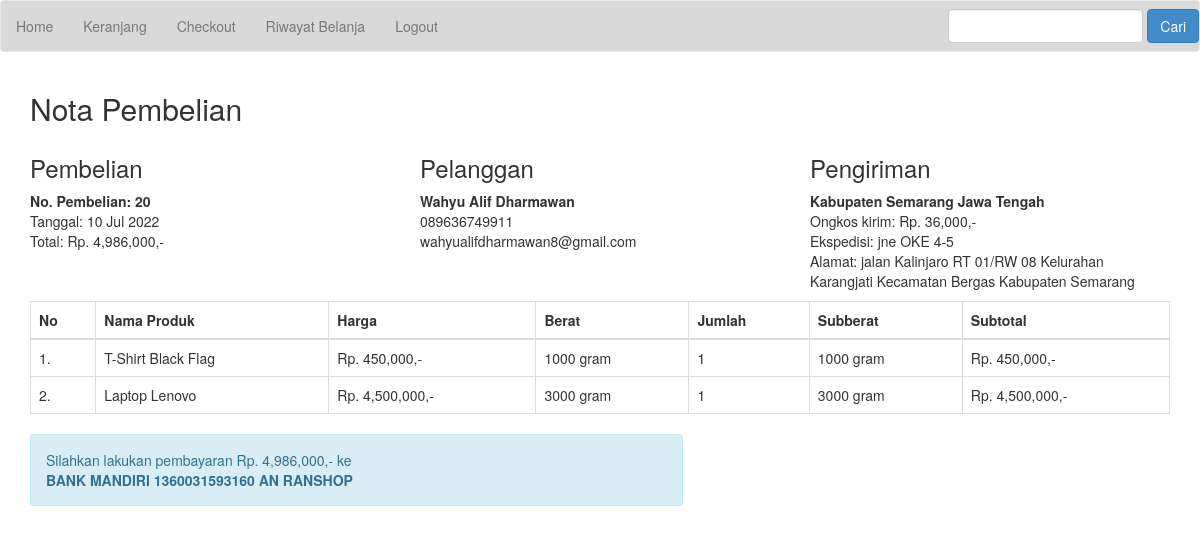
Screenshot of /nota.php?id=20 (signed in) with the database file from the repository.
### tables this page shows
CREATE TABLE `pembelian` (
  `id_pembelian` int(11) NOT NULL,
  `id_pelanggan` int(11) NOT NULL,
  `tanggal_pembelian` date NOT NULL,
  `total_pembelian` int(11) NOT NULL,
  `alamat_pengiriman` text NOT NULL,
  `status_pembelian` varchar(100) NOT NULL DEFAULT 'pending',
  `resi_pengiriman` varchar(50) NOT NULL,
  `totalberat` int(11) NOT NULL,
  `provinsi` varchar(255) NOT NULL,
  `distrik` varchar(255) NOT NULL,
  `tipe` varchar(255) NOT NULL,
  `kodepos` varchar(255) NOT NULL,
  `ekspedisi` varchar(255) NOT NULL,
  `paket` varchar(255) NOT NULL,
  `ongkir` int(11) NOT NULL,
  `estimasi` varchar(255) NOT NULL
);

CREATE TABLE `pelanggan` (
  `id_pelanggan` int(11) NOT NULL,
  `email_pelanggan` varchar(100) NOT NULL,
  `password_pelanggan` varchar(50) NOT NULL,
  `nama_pelanggan` varchar(100) NOT NULL,
  `telepon_pelanggan` varchar(100) NOT NULL,
  `alamat_pelanggan` text NOT NULL
);

CREATE TABLE `pembelian_produk` (
  `id_pembelian_produk` int(11) NOT NULL,
  `id_pembelian` int(11) NOT NULL,
  `id_produk` int(11) NOT NULL,
  `jumlah` int(11) NOT NULL,
  `nama` varchar(100) NOT NULL,
  `harga` int(11) NOT NULL,
  `berat` int(11) NOT NULL,
  `subberat` int(11) NOT NULL,
  `subharga` int(11) NOT NULL
);

### nota.php (the view, shortened to what this page needs)
<?php
include 'koneksi.php';
$ambil = $koneksi->query("SELECT * FROM pembelian JOIN pelanggan ON pembelian.id_pelanggan = pelanggan.id_pelanggan WHERE pembelian.id_pembelian = '$_GET[id]'");
$detail = $ambil->fetch_assoc();
?>
<!DOCTYPE html>
<html lang="en">
<head>
  <link rel="stylesheet" href="admin/assets/css/bootstrap.css">
</head>
<body>
<?php include 'templates/navbar.php'; ?>
<section class="content">
  <div class="container">
    <h2>Nota Pembelian</h2>
    <div class="row" style="margin-bottom: 10px;">
      <div class="col-md-4">
        <h3>Pembelian</h3>
        <strong>No. Pembelian: <?= $detail['id_pembelian']; ?></strong><br>
        Tanggal: <?= date("d M Y", strtotime($detail['tanggal_pembelian'])); ?><br>
        Total: Rp. <?= number_format($detail['total_pembelian']); ?>,-
      </div>
      <div class="col-md-4">
        <h3>Pelanggan</h3>
        <strong><?= $detail["nama_pelanggan"]; ?></strong><br>
        <p>
          <?= $detail["telepon_pelanggan"]; ?><br>
          <?= $detail["email_pelanggan"]; ?>
        </p>
      </div>
      <div class="col-md-4">
        <h3>Pengiriman</h3>
        <strong><?= $detail['tipe']; ?> <?= $detail['distrik']; ?> <?= $detail['provinsi']; ?></strong><br>
        Ongkos kirim: Rp. <?= number_format($detail['ongkir']); ?>,-<br>
        Ekspedisi: <?= $detail['ekspedisi']; ?> <?= $detail['paket']; ?> <?= $detail['estimasi']; ?><br>
        Alamat: <?= $detail['alamat_pengiriman']; ?>
      </div>
    </div>
    <table class="table table-bordered">
      <thead>
        <tr>
          <th>No</th>
          <th>Nama Produk</th>
          <th>Harga</th>
          <th>Berat</th>
          <th>Jumlah</th>
          <th>Subberat</th>
          <th>Subtotal</th>
        </tr>
      </thead>
      <tbody>
        <?php $no=1; ?>
        <?php $ambil = $koneksi->query("SELECT * FROM pembelian_produk WHERE id_pembelian = '$_GET[id]'"); ?>
        <?php while($pecah = $ambil->fetch_assoc()): ?>
        <tr>
          <td><?= $no; ?>.</td>
          <td><?= $pecah["nama"]; ?></td>
          <td>Rp. <?= number_format($pecah["harga"]); ?>,-</td>
          <td><?= $pecah["berat"]; ?> gram</td>
          <td><?= $pecah["jumlah"]; ?></td>
          <td><?= $pecah["subberat"]; ?> gram</td>
          <td>Rp. <?= number_format($pecah["subharga"]); ?>,-</td>
        </tr>
        <?php $no++; ?>
        <?php endwhile; ?>
      </tbody>
    </table>
    <div class="row">
      <div class="col-md-7">
        <div class="alert alert-info">
          <p>
            Silahkan lakukan pembayaran Rp. <?= number_format($detail['total_pembelian']); ?>,- ke <br>
            <strong>BANK MANDIRI 1360031593160 AN RANSHOP</strong>
          </p>
        </div>
      </div>
    </div>
  </div>
</section>
</body>
</html>

### rows the page displays
pembelian: id_pembelian "20", tanggal_pembelian "10 Jul 2022", total_pembelian "4,986,000", id_pelanggan.nama_pelanggan "Wahyu Alif Dharmawan", id_pelanggan.telepon_pelanggan "089636749911", id_pelanggan.email_pelanggan "wahyualifdharmawan8@gmail.com", tipe "Kabupaten", distrik "Semarang", provinsi "Jawa Tengah", ongkir "36,000", ekspedisi "jne", paket "OKE", estimasi "4-5", alamat_pengiriman "jalan Kalinjaro RT 01/RW 08 Kelurahan Karangjati Kecamatan Bergas Kabupaten Semarang"
pembelian_produk: nama "T-Shirt Black Flag", harga "450,000", berat "1000", jumlah "1", subberat "1000", subharga "450,000"
pembelian_produk: nama "Laptop Lenovo", harga "4,500,000", berat "3000", jumlah "1", subberat "3000", subharga "4,500,000"
